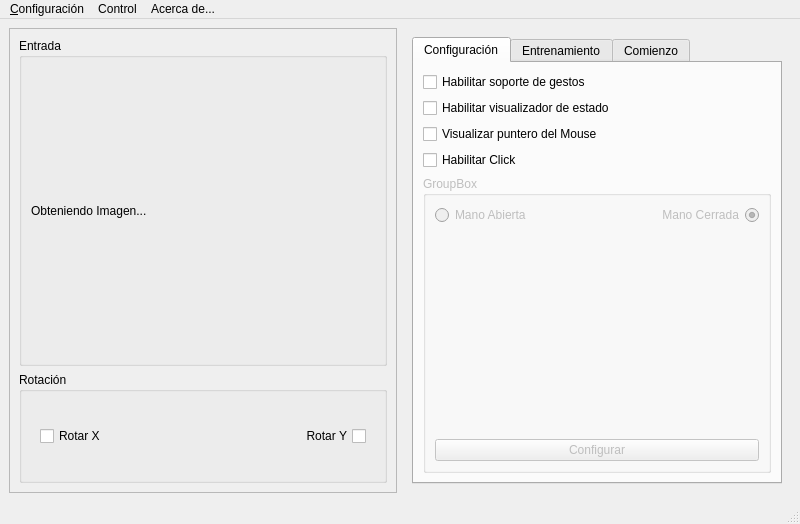
<?xml version="1.0" encoding="UTF-8"?>
<ui version="4.0">
 <class>ThesisProjectClass</class>
 <widget class="QMainWindow" name="ThesisProjectClass">
  <property name="enabled">
   <bool>true</bool>
  </property>
  <property name="geometry">
   <rect>
    <x>0</x>
    <y>0</y>
    <width>800</width>
    <height>510</height>
   </rect>
  </property>
  <property name="windowTitle">
   <string>Hand Tracking: Mouse virtual multi-funcional</string>
  </property>
  <widget class="QWidget" name="centralwidget">
   <layout class="QHBoxLayout" name="horizontalLayout">
    <item>
     <widget class="QFrame" name="LeftFrame">
      <property name="minimumSize">
       <size>
        <width>388</width>
        <height>438</height>
       </size>
      </property>
      <property name="frameShape">
       <enum>QFrame::StyledPanel</enum>
      </property>
      <property name="frameShadow">
       <enum>QFrame::Raised</enum>
      </property>
      <layout class="QVBoxLayout" name="verticalLayout">
       <item>
        <widget class="QGroupBox" name="EntryObjectBox">
         <property name="minimumSize">
          <size>
           <width>368</width>
           <height>321</height>
          </size>
         </property>
         <property name="title">
          <string>Entrada</string>
         </property>
         <layout class="QGridLayout" name="gridLayout_7">
          <item row="0" column="0">
           <widget class="QLabel" name="capturedImage">
            <property name="minimumSize">
             <size>
              <width>348</width>
              <height>287</height>
             </size>
            </property>
            <property name="maximumSize">
             <size>
              <width>348</width>
              <height>287</height>
             </size>
            </property>
            <property name="toolTip">
             <string>Configuración actual de cámara</string>
            </property>
            <property name="text">
             <string>Obteniendo Imagen...</string>
            </property>
            <property name="alignment">
             <set>Qt::AlignJustify|Qt::AlignVCenter</set>
            </property>
           </widget>
          </item>
         </layout>
        </widget>
       </item>
       <item>
        <widget class="QGroupBox" name="RotacionBox">
         <property name="title">
          <string>Rotación</string>
         </property>
         <layout class="QHBoxLayout" name="horizontalLayout_3">
          <item>
           <widget class="QWidget" name="LeftRotacionFrame" native="true">
            <layout class="QGridLayout" name="gridLayout">
             <item row="0" column="0">
              <widget class="QCheckBox" name="XRotationBox">
               <property name="toolTip">
                <string>Rotación horizontal</string>
               </property>
               <property name="text">
                <string>Rotar X</string>
               </property>
              </widget>
             </item>
            </layout>
           </widget>
          </item>
          <item>
           <widget class="QWidget" name="widget_4" native="true">
            <layout class="QGridLayout" name="gridLayout_2">
             <item row="0" column="0">
              <widget class="QCheckBox" name="YRotationBox">
               <property name="toolTip">
                <string>Rotación vertical</string>
               </property>
               <property name="layoutDirection">
                <enum>Qt::RightToLeft</enum>
               </property>
               <property name="text">
                <string>Rotar Y</string>
               </property>
              </widget>
             </item>
            </layout>
           </widget>
          </item>
         </layout>
        </widget>
       </item>
      </layout>
     </widget>
    </item>
    <item>
     <widget class="QWidget" name="RightFrame" native="true">
      <layout class="QHBoxLayout" name="horizontalLayout_2">
       <item>
        <widget class="QTabWidget" name="tabWidget">
         <property name="currentIndex">
          <number>0</number>
         </property>
         <widget class="QWidget" name="tab">
          <attribute name="title">
           <string>Configuración</string>
          </attribute>
          <layout class="QVBoxLayout" name="verticalLayout_2">
           <item>
            <widget class="QCheckBox" name="GestureSupport">
             <property name="text">
              <string>Habilitar soporte de gestos</string>
             </property>
            </widget>
           </item>
           <item>
            <widget class="QCheckBox" name="StateSupport">
             <property name="text">
              <string>Habilitar visualizador de estado</string>
             </property>
            </widget>
           </item>
           <item>
            <widget class="QCheckBox" name="viewPointer">
             <property name="text">
              <string>Visualizar puntero del Mouse</string>
             </property>
            </widget>
           </item>
           <item>
            <widget class="QCheckBox" name="ClickSupport">
             <property name="text">
              <string>Habilitar Click</string>
             </property>
            </widget>
           </item>
           <item>
            <widget class="QGroupBox" name="ClickGroupBox">
             <property name="enabled">
              <bool>false</bool>
             </property>
             <property name="title">
              <string>GroupBox</string>
             </property>
             <layout class="QGridLayout" name="gridLayout_3">
              <item row="0" column="0">
               <widget class="QRadioButton" name="OpenHandRadio">
                <property name="text">
                 <string>Mano Abierta</string>
                </property>
               </widget>
              </item>
              <item row="0" column="1">
               <widget class="QRadioButton" name="CloseHandRadio">
                <property name="layoutDirection">
                 <enum>Qt::RightToLeft</enum>
                </property>
                <property name="text">
                 <string>Mano Cerrada</string>
                </property>
                <property name="checked">
                 <bool>true</bool>
                </property>
               </widget>
              </item>
              <item row="2" column="0" colspan="2">
               <widget class="QPushButton" name="ConfigButton">
                <property name="text">
                 <string>Configurar</string>
                </property>
               </widget>
              </item>
              <item row="1" column="0" colspan="2">
               <widget class="QWidget" name="HandPicture" native="true">
                <property name="toolTip">
                 <string>Imagen que debe ser imitada para realizar click</string>
                </property>
               </widget>
              </item>
             </layout>
            </widget>
           </item>
          </layout>
         </widget>
         <widget class="QWidget" name="tab_2">
          <attribute name="title">
           <string>Entrenamiento</string>
          </attribute>
          <layout class="QVBoxLayout" name="verticalLayout_3">
           <item>
            <widget class="QGroupBox" name="GestosGroupBox">
             <property name="title">
              <string>Gestos</string>
             </property>
             <layout class="QHBoxLayout" name="horizontalLayout_4">
              <item>
               <widget class="QWidget" name="widget_5" native="true">
                <layout class="QGridLayout" name="gridLayout_4">
                 <item row="0" column="0">
                  <widget class="QListWidget" name="GestosList">
                   <property name="toolTip">
                    <string>&lt;!DOCTYPE HTML PUBLIC &quot;-//W3C//DTD HTML 4.0//EN&quot; &quot;http://www.w3.org/TR/REC-html40/strict.dtd&quot;&gt;
&lt;html&gt;&lt;head&gt;&lt;meta name=&quot;qrichtext&quot; content=&quot;1&quot; /&gt;&lt;style type=&quot;text/css&quot;&gt;
p, li { white-space: pre-wrap; }
&lt;/style&gt;&lt;/head&gt;&lt;body style=&quot; font-family:'Segoe UI'; font-size:9pt; font-weight:400; font-style:normal;&quot;&gt;
&lt;p style=&quot; margin-top:0px; margin-bottom:0px; margin-left:0px; margin-right:0px; -qt-block-indent:0; text-indent:0px;&quot;&gt;Seleccione los gestos a habilitar&lt;/p&gt;&lt;/body&gt;&lt;/html&gt;</string>
                   </property>
                  </widget>
                 </item>
                </layout>
               </widget>
              </item>
              <item>
               <widget class="QWidget" name="widget_6" native="true">
                <layout class="QVBoxLayout" name="verticalLayout_4">
                 <item>
                  <widget class="QPushButton" name="addGesto">
                   <property name="toolTip">
                    <string>Agregar nuevo gesto</string>
                   </property>
                   <property name="text">
                    <string/>
                   </property>
                   <property name="icon">
                    <iconset>
                     <normaloff>:/buttonsImages/Add.jpg</normaloff>:/buttonsImages/Add.jpg</iconset>
                   </property>
                   <property name="iconSize">
                    <size>
                     <width>36</width>
                     <height>36</height>
                    </size>
                   </property>
                  </widget>
                 </item>
                 <item>
                  <widget class="QPushButton" name="RemoveGesto">
                   <property name="toolTip">
                    <string>Remover gesto seleccionado</string>
                   </property>
                   <property name="text">
                    <string/>
                   </property>
                   <property name="icon">
                    <iconset>
                     <normaloff>:/buttonsImages/Remove.jpg</normaloff>:/buttonsImages/Remove.jpg</iconset>
                   </property>
                   <property name="iconSize">
                    <size>
                     <width>36</width>
                     <height>36</height>
                    </size>
                   </property>
                  </widget>
                 </item>
                </layout>
               </widget>
              </item>
             </layout>
            </widget>
           </item>
           <item>
            <widget class="QGroupBox" name="EventosGroupBox">
             <property name="title">
              <string>Eventos</string>
             </property>
             <layout class="QHBoxLayout" name="horizontalLayout_5">
              <item>
               <widget class="QWidget" name="widget_7" native="true">
                <layout class="QGridLayout" name="gridLayout_5">
                 <item row="0" column="0">
                  <widget class="QListWidget" name="EventosList">
                   <property name="toolTip">
                    <string>&lt;!DOCTYPE HTML PUBLIC &quot;-//W3C//DTD HTML 4.0//EN&quot; &quot;http://www.w3.org/TR/REC-html40/strict.dtd&quot;&gt;
&lt;html&gt;&lt;head&gt;&lt;meta name=&quot;qrichtext&quot; content=&quot;1&quot; /&gt;&lt;style type=&quot;text/css&quot;&gt;
p, li { white-space: pre-wrap; }
&lt;/style&gt;&lt;/head&gt;&lt;body style=&quot; font-family:'Segoe UI'; font-size:9pt; font-weight:400; font-style:normal;&quot;&gt;
&lt;p style=&quot; margin-top:0px; margin-bottom:0px; margin-left:0px; margin-right:0px; -qt-block-indent:0; text-indent:0px;&quot;&gt;Seleccione los eventos a habilitar&lt;/p&gt;&lt;/body&gt;&lt;/html&gt;</string>
                   </property>
                   <property name="selectionBehavior">
                    <enum>QAbstractItemView::SelectItems</enum>
                   </property>
                  </widget>
                 </item>
                </layout>
               </widget>
              </item>
              <item>
               <widget class="QWidget" name="widget_8" native="true">
                <layout class="QVBoxLayout" name="verticalLayout_5">
                 <item>
                  <widget class="QPushButton" name="addEvento">
                   <property name="toolTip">
                    <string>&lt;!DOCTYPE HTML PUBLIC &quot;-//W3C//DTD HTML 4.0//EN&quot; &quot;http://www.w3.org/TR/REC-html40/strict.dtd&quot;&gt;
&lt;html&gt;&lt;head&gt;&lt;meta name=&quot;qrichtext&quot; content=&quot;1&quot; /&gt;&lt;style type=&quot;text/css&quot;&gt;
p, li { white-space: pre-wrap; }
&lt;/style&gt;&lt;/head&gt;&lt;body style=&quot; font-family:'MS Shell Dlg 2'; font-size:8.25pt; font-weight:400; font-style:normal;&quot;&gt;
&lt;p style=&quot; margin-top:0px; margin-bottom:0px; margin-left:0px; margin-right:0px; -qt-block-indent:0; text-indent:0px;&quot;&gt;&lt;span style=&quot; font-family:'Segoe UI'; font-size:9pt;&quot;&gt;Agregar Evento&lt;/span&gt;&lt;/p&gt;&lt;/body&gt;&lt;/html&gt;</string>
                   </property>
                   <property name="text">
                    <string/>
                   </property>
                   <property name="icon">
                    <iconset>
                     <normaloff>:/buttonsImages/Add.jpg</normaloff>:/buttonsImages/Add.jpg</iconset>
                   </property>
                   <property name="iconSize">
                    <size>
                     <width>36</width>
                     <height>36</height>
                    </size>
                   </property>
                  </widget>
                 </item>
                 <item>
                  <widget class="QPushButton" name="RemoveEvento">
                   <property name="toolTip">
                    <string>Eliminar Evento seleccionado</string>
                   </property>
                   <property name="text">
                    <string/>
                   </property>
                   <property name="icon">
                    <iconset>
                     <normaloff>:/buttonsImages/Remove.jpg</normaloff>:/buttonsImages/Remove.jpg</iconset>
                   </property>
                   <property name="iconSize">
                    <size>
                     <width>36</width>
                     <height>36</height>
                    </size>
                   </property>
                  </widget>
                 </item>
                </layout>
               </widget>
              </item>
             </layout>
            </widget>
           </item>
           <item>
            <widget class="QGroupBox" name="AsociacionGroupBox">
             <property name="title">
              <string>Asociación Gestos-Eventos</string>
             </property>
             <layout class="QHBoxLayout" name="horizontalLayout_6">
              <item>
               <widget class="QWidget" name="widget_9" native="true">
                <layout class="QGridLayout" name="gridLayout_6">
                 <item row="0" column="0">
                  <widget class="QListWidget" name="AsociacionList">
                   <property name="toolTip">
                    <string>&lt;!DOCTYPE HTML PUBLIC &quot;-//W3C//DTD HTML 4.0//EN&quot; &quot;http://www.w3.org/TR/REC-html40/strict.dtd&quot;&gt;
&lt;html&gt;&lt;head&gt;&lt;meta name=&quot;qrichtext&quot; content=&quot;1&quot; /&gt;&lt;style type=&quot;text/css&quot;&gt;
p, li { white-space: pre-wrap; }
&lt;/style&gt;&lt;/head&gt;&lt;body style=&quot; font-family:'Segoe UI'; font-size:9pt; font-weight:400; font-style:normal;&quot;&gt;
&lt;p style=&quot; margin-top:0px; margin-bottom:0px; margin-left:0px; margin-right:0px; -qt-block-indent:0; text-indent:0px;&quot;&gt;Seleccione las asociaciones Gesto-Evento a habilitar&lt;/p&gt;&lt;/body&gt;&lt;/html&gt;</string>
                   </property>
                  </widget>
                 </item>
                </layout>
               </widget>
              </item>
              <item>
               <widget class="QWidget" name="widget_10" native="true">
                <layout class="QVBoxLayout" name="verticalLayout_6">
                 <item>
                  <widget class="QPushButton" name="addAsociacion">
                   <property name="toolTip">
                    <string>Agregar Asociaciones</string>
                   </property>
                   <property name="text">
                    <string/>
                   </property>
                   <property name="icon">
                    <iconset>
                     <normaloff>:/buttonsImages/Add.jpg</normaloff>:/buttonsImages/Add.jpg</iconset>
                   </property>
                   <property name="iconSize">
                    <size>
                     <width>36</width>
                     <height>36</height>
                    </size>
                   </property>
                  </widget>
                 </item>
                 <item>
                  <widget class="QPushButton" name="RemoveAsociacion">
                   <property name="toolTip">
                    <string>Eliminar Asociación seleccionada</string>
                   </property>
                   <property name="text">
                    <string/>
                   </property>
                   <property name="icon">
                    <iconset>
                     <normaloff>:/buttonsImages/Remove.jpg</normaloff>:/buttonsImages/Remove.jpg</iconset>
                   </property>
                   <property name="iconSize">
                    <size>
                     <width>36</width>
                     <height>36</height>
                    </size>
                   </property>
                  </widget>
                 </item>
                </layout>
               </widget>
              </item>
             </layout>
            </widget>
           </item>
          </layout>
         </widget>
         <widget class="QWidget" name="tab_3">
          <attribute name="title">
           <string>Comienzo</string>
          </attribute>
          <layout class="QVBoxLayout" name="verticalLayout_7">
           <item>
            <widget class="QWidget" name="widget_11" native="true"/>
           </item>
           <item>
            <widget class="QPushButton" name="startButton">
             <property name="toolTip">
              <string>Comenzar aplicación</string>
             </property>
             <property name="text">
              <string>Comenzar</string>
             </property>
            </widget>
           </item>
          </layout>
         </widget>
        </widget>
       </item>
      </layout>
     </widget>
    </item>
   </layout>
  </widget>
  <widget class="QMenuBar" name="menubar">
   <property name="geometry">
    <rect>
     <x>0</x>
     <y>0</y>
     <width>800</width>
     <height>22</height>
    </rect>
   </property>
   <widget class="QMenu" name="menuConfiguraci_n">
    <property name="title">
     <string>&amp;Configuración</string>
    </property>
    <widget class="QMenu" name="menuImportar">
     <property name="title">
      <string>Importar</string>
     </property>
     <property name="icon">
      <iconset>
       <normaloff>:/ToolBar/import.jpg</normaloff>:/ToolBar/import.jpg</iconset>
     </property>
     <widget class="QMenu" name="menuEventos">
      <property name="title">
       <string>Eventos</string>
      </property>
      <property name="icon">
       <iconset>
        <normaloff>:/ToolBar/Events.jpg</normaloff>:/ToolBar/Events.jpg</iconset>
      </property>
      <addaction name="actionSimulaci_n_Tecla"/>
      <addaction name="actionEjecuci_n_Aplicaci_n"/>
      <addaction name="actionAbrir_Archivo"/>
      <addaction name="actionCombinaci_n_Teclas"/>
      <addaction name="separator"/>
      <addaction name="actionImportar_Todos"/>
     </widget>
     <addaction name="menuEventos"/>
     <addaction name="actionGestos"/>
    </widget>
    <addaction name="actionAbrir_Configuraci_n"/>
    <addaction name="actionSalvar_Configuraci_n"/>
    <addaction name="separator"/>
    <addaction name="menuImportar"/>
    <addaction name="separator"/>
    <addaction name="actionSalir"/>
   </widget>
   <widget class="QMenu" name="menuAcerca_de">
    <property name="title">
     <string>Acerca de...</string>
    </property>
    <addaction name="actionAcerca_de"/>
   </widget>
   <widget class="QMenu" name="menuControl">
    <property name="title">
     <string>Control</string>
    </property>
    <addaction name="action_Detener_Captura"/>
   </widget>
   <addaction name="menuConfiguraci_n"/>
   <addaction name="menuControl"/>
   <addaction name="menuAcerca_de"/>
  </widget>
  <widget class="QStatusBar" name="statusbar"/>
  <action name="actionAbrir_Configuraci_n">
   <property name="icon">
    <iconset>
     <normaloff>:/ToolBar/openconf.jpg</normaloff>:/ToolBar/openconf.jpg</iconset>
   </property>
   <property name="text">
    <string>&amp;Abrir Configuración</string>
   </property>
   <property name="iconText">
    <string>Abrir Configuración</string>
   </property>
   <property name="shortcut">
    <string>Ctrl+A</string>
   </property>
  </action>
  <action name="actionGestos">
   <property name="icon">
    <iconset>
     <normaloff>:/ToolBar/gesture.png</normaloff>:/ToolBar/gesture.png</iconset>
   </property>
   <property name="text">
    <string>Gestos</string>
   </property>
   <property name="shortcut">
    <string>Ctrl+G</string>
   </property>
  </action>
  <action name="actionSalir">
   <property name="icon">
    <iconset>
     <normaloff>:/ToolBar/minimize.png</normaloff>:/ToolBar/minimize.png</iconset>
   </property>
   <property name="text">
    <string>&amp;Minimizar</string>
   </property>
   <property name="iconText">
    <string>Minimizar</string>
   </property>
   <property name="shortcut">
    <string>Ctrl+Shift+M</string>
   </property>
  </action>
  <action name="actionAcerca_de">
   <property name="icon">
    <iconset>
     <normaloff>:/ToolBar/about.jpg</normaloff>:/ToolBar/about.jpg</iconset>
   </property>
   <property name="text">
    <string>Acerca de</string>
   </property>
   <property name="shortcut">
    <string>Ctrl+K</string>
   </property>
  </action>
  <action name="actionSimulaci_n_Tecla">
   <property name="icon">
    <iconset>
     <normaloff>:/ToolBar/key.jpg</normaloff>:/ToolBar/key.jpg</iconset>
   </property>
   <property name="text">
    <string>Simulación Tecla</string>
   </property>
   <property name="shortcut">
    <string>Ctrl+T</string>
   </property>
  </action>
  <action name="actionEjecuci_n_Aplicaci_n">
   <property name="icon">
    <iconset>
     <normaloff>:/ToolBar/ExeApp.jpg</normaloff>:/ToolBar/ExeApp.jpg</iconset>
   </property>
   <property name="text">
    <string>Ejecución Aplicación</string>
   </property>
   <property name="shortcut">
    <string>Ctrl+X</string>
   </property>
  </action>
  <action name="actionAbrir_Archivo">
   <property name="icon">
    <iconset>
     <normaloff>:/ToolBar/OpenFile.jpg</normaloff>:/ToolBar/OpenFile.jpg</iconset>
   </property>
   <property name="text">
    <string>Abrir Archivo</string>
   </property>
   <property name="shortcut">
    <string>Ctrl+F</string>
   </property>
  </action>
  <action name="actionImportar_Todos">
   <property name="icon">
    <iconset>
     <normaloff>:/ToolBar/importall.jpg</normaloff>:/ToolBar/importall.jpg</iconset>
   </property>
   <property name="text">
    <string>Imp&amp;ortar Todos</string>
   </property>
   <property name="shortcut">
    <string>Ctrl+I</string>
   </property>
  </action>
  <action name="actionCombinaci_n_Teclas">
   <property name="icon">
    <iconset>
     <normaloff>:/ToolBar/combined.jpg</normaloff>:/ToolBar/combined.jpg</iconset>
   </property>
   <property name="text">
    <string>Combinación Teclas</string>
   </property>
   <property name="shortcut">
    <string>Ctrl+Shift+T</string>
   </property>
  </action>
  <action name="actionSalvar_Configuraci_n">
   <property name="icon">
    <iconset>
     <normaloff>:/ToolBar/saveConfig.jpg</normaloff>:/ToolBar/saveConfig.jpg</iconset>
   </property>
   <property name="text">
    <string>Salvar Configuración</string>
   </property>
   <property name="whatsThis">
    <string/>
   </property>
   <property name="shortcut">
    <string>Ctrl+V</string>
   </property>
  </action>
  <action name="action_Detener_Captura">
   <property name="enabled">
    <bool>false</bool>
   </property>
   <property name="icon">
    <iconset>
     <normaloff>:/ToolBar/Stop.jpg</normaloff>:/ToolBar/Stop.jpg</iconset>
   </property>
   <property name="text">
    <string>&amp;Detener Captura</string>
   </property>
   <property name="shortcut">
    <string>Ctrl+D</string>
   </property>
  </action>
 </widget>
 <resources>
  <include location="Resources/resources.qrc"/>
 </resources>
 <connections>
  <connection>
   <sender>ClickSupport</sender>
   <signal>clicked(bool)</signal>
   <receiver>ClickGroupBox</receiver>
   <slot>setEnabled(bool)</slot>
   <hints>
    <hint type="sourcelabel">
     <x>1517</x>
     <y>333</y>
    </hint>
    <hint type="destinationlabel">
     <x>1517</x>
     <y>357</y>
    </hint>
   </hints>
  </connection>
  <connection>
   <sender>addGesto</sender>
   <signal>clicked()</signal>
   <receiver>ThesisProjectClass</receiver>
   <slot>addGesture()</slot>
   <hints>
    <hint type="sourcelabel">
     <x>749</x>
     <y>125</y>
    </hint>
    <hint type="destinationlabel">
     <x>771</x>
     <y>26</y>
    </hint>
   </hints>
  </connection>
  <connection>
   <sender>addEvento</sender>
   <signal>clicked()</signal>
   <receiver>ThesisProjectClass</receiver>
   <slot>addEvent()</slot>
   <hints>
    <hint type="sourcelabel">
     <x>749</x>
     <y>243</y>
    </hint>
    <hint type="destinationlabel">
     <x>795</x>
     <y>264</y>
    </hint>
   </hints>
  </connection>
  <connection>
   <sender>addAsociacion</sender>
   <signal>clicked()</signal>
   <receiver>ThesisProjectClass</receiver>
   <slot>addAsociation()</slot>
   <hints>
    <hint type="sourcelabel">
     <x>749</x>
     <y>373</y>
    </hint>
    <hint type="destinationlabel">
     <x>795</x>
     <y>389</y>
    </hint>
   </hints>
  </connection>
  <connection>
   <sender>RemoveGesto</sender>
   <signal>clicked()</signal>
   <receiver>ThesisProjectClass</receiver>
   <slot>removeGesture()</slot>
   <hints>
    <hint type="sourcelabel">
     <x>749</x>
     <y>170</y>
    </hint>
    <hint type="destinationlabel">
     <x>796</x>
     <y>162</y>
    </hint>
   </hints>
  </connection>
  <connection>
   <sender>RemoveEvento</sender>
   <signal>clicked()</signal>
   <receiver>ThesisProjectClass</receiver>
   <slot>removeEvent()</slot>
   <hints>
    <hint type="sourcelabel">
     <x>749</x>
     <y>285</y>
    </hint>
    <hint type="destinationlabel">
     <x>797</x>
     <y>316</y>
    </hint>
   </hints>
  </connection>
  <connection>
   <sender>RemoveAsociacion</sender>
   <signal>clicked()</signal>
   <receiver>ThesisProjectClass</receiver>
   <slot>removeAsociation()</slot>
   <hints>
    <hint type="sourcelabel">
     <x>749</x>
     <y>408</y>
    </hint>
    <hint type="destinationlabel">
     <x>796</x>
     <y>444</y>
    </hint>
   </hints>
  </connection>
  <connection>
   <sender>YRotationBox</sender>
   <signal>clicked(bool)</signal>
   <receiver>ThesisProjectClass</receiver>
   <slot>rotateY(bool)</slot>
   <hints>
    <hint type="sourcelabel">
     <x>310</x>
     <y>421</y>
    </hint>
    <hint type="destinationlabel">
     <x>302</x>
     <y>484</y>
    </hint>
   </hints>
  </connection>
  <connection>
   <sender>XRotationBox</sender>
   <signal>clicked(bool)</signal>
   <receiver>ThesisProjectClass</receiver>
   <slot>rotateX(bool)</slot>
   <hints>
    <hint type="sourcelabel">
     <x>78</x>
     <y>429</y>
    </hint>
    <hint type="destinationlabel">
     <x>95</x>
     <y>485</y>
    </hint>
   </hints>
  </connection>
  <connection>
   <sender>startButton</sender>
   <signal>clicked()</signal>
   <receiver>ThesisProjectClass</receiver>
   <slot>startApplication()</slot>
   <hints>
    <hint type="sourcelabel">
     <x>1182</x>
     <y>627</y>
    </hint>
    <hint type="destinationlabel">
     <x>596</x>
     <y>485</y>
    </hint>
   </hints>
  </connection>
  <connection>
   <sender>ConfigButton</sender>
   <signal>clicked()</signal>
   <receiver>ThesisProjectClass</receiver>
   <slot>runHandDiagnostic()</slot>
   <hints>
    <hint type="sourcelabel">
     <x>691</x>
     <y>380</y>
    </hint>
    <hint type="destinationlabel">
     <x>608</x>
     <y>484</y>
    </hint>
   </hints>
  </connection>
  <connection>
   <sender>AsociacionList</sender>
   <signal>itemChanged(QListWidgetItem*)</signal>
   <receiver>ThesisProjectClass</receiver>
   <slot>analizeChange(QListWidgetItem*)</slot>
   <hints>
    <hint type="sourcelabel">
     <x>588</x>
     <y>415</y>
    </hint>
    <hint type="destinationlabel">
     <x>625</x>
     <y>480</y>
    </hint>
   </hints>
  </connection>
 </connections>
 <slots>
  <slot>addGesture()</slot>
  <slot>addEvent()</slot>
  <slot>addAsociation()</slot>
  <slot>removeGesture()</slot>
  <slot>removeEvent()</slot>
  <slot>removeAsociation()</slot>
  <slot>rotateX(bool)</slot>
  <slot>rotateY(bool)</slot>
  <slot>startApplication()</slot>
  <slot>runHandDiagnostic()</slot>
  <slot>analizeChange(QListWidgetItem*)</slot>
 </slots>
</ui>
